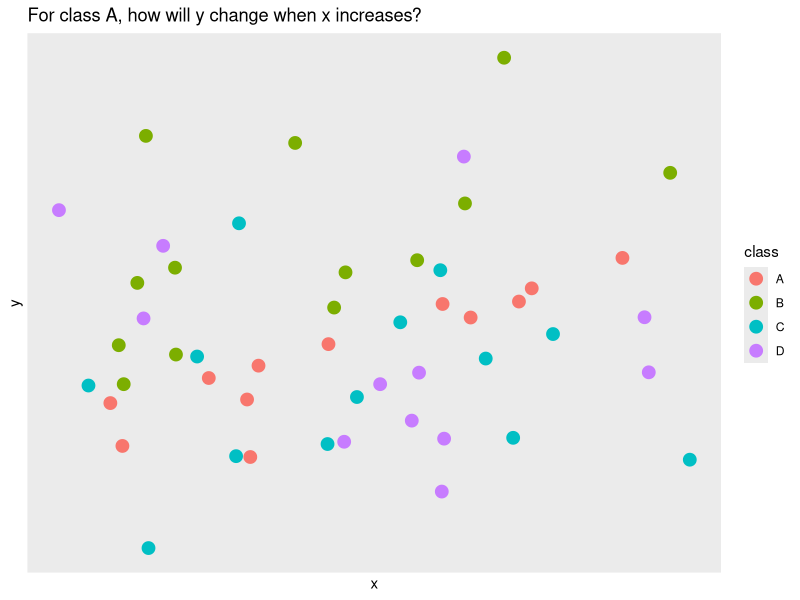

Here is the R script that generated this plot: (Note: this script raises an error after producing the figure.)
#---
# April 28, 2017
# Assignment 2 -- Draw graphs for MTurk experiment (general trend)
#---
library(tidyr)
library(tidyverse)
library(graphics)
set.seed(428)

# Generate a random N-item data frame, with x and y are normal distributed continuous variables,
# class is a categorical variable with 4 categories, while each category has nearly equal number of items
N <- 50
rData <- data.frame(x = rnorm(N), y = rnorm(N), class = c(1:N) %% 4)
rData$class <- factor(as.factor(rData$class), labels = c("A", "B", "C", "D"))

# General trend by color
# Positive association
rData$x <- rnorm(N)
rData$y <- rnorm(N)
rData$y <- ifelse(rData$class == "A", 0.6*rData$x + 0.3*rData$y, rData$y)
ggplot(rData) +
  geom_point(aes(x = x, y = y, color = class), size = 4) +
  labs(x = "x", y = "y", title = "For class A, how will y change when x increases?") +
  scale_x_continuous(breaks = NULL) +
  scale_y_continuous(breaks = NULL)
png(filename = "submissions/Liu_Guangyu/assignment2/graphs/color_slope_1.png")
plot(color_slope_1)
dev.off()

# Negative association
rData$x <- rnorm(N)
rData$y <- rnorm(N)
rData$y <- ifelse(rData$class == "B", -0.6*rData$x + 0.3*rData$y, rData$y)
color_slope_2 <- ggplot(rData) +
  geom_point(aes(x = x, y = y, color = class), size = 4) +
  labs(x = "x", y = "y", title = "For class B, how will y change when x increases?") +
  scale_x_continuous(breaks = NULL) +
  scale_y_continuous(breaks = NULL)
png(filename = "submissions/Liu_Guangyu/assignment2/graphs/color_slope_2.png")
plot(color_slope_2)
dev.off()

# None association
rData$x <- rnorm(N)
rData$y <- rnorm(N)
rData$y <- ifelse(rData$class == "C", 0.3*rData$y, rData$y)
color_slope_3 <- ggplot(rData) +
  geom_point(aes(x = x, y = y, color = class), size = 4) +
  labs(x = "x", y = "y", title = "For class C, how will y change when x increases?") +
  scale_x_continuous(breaks = NULL) +
  scale_y_continuous(breaks = NULL)
png(filename = "submissions/Liu_Guangyu/assignment2/graphs/color_slope_3.png")
plot(color_slope_3)
dev.off()

# General trend by shape
# Positive association
rData$x <- rnorm(N)
rData$y <- rnorm(N)
rData$y <- ifelse(rData$class == "D", 0.6*rData$x + 0.3*rData$y, rData$y)

shape_slope_1 <- ggplot(rData) +
  geom_point(aes(x = x, y = y, shape = class), size = 4) +
  labs(x = "x", y = "y", title = "For class D, how will y change when x increases?") +
  scale_x_continuous(breaks = NULL) +
  scale_y_continuous(breaks = NULL)
png(filename = "submissions/Liu_Guangyu/assignment2/graphs/shape_slope_1.png")
plot(shape_slope_1)
dev.off()

# Negative Association
rData$x <- rnorm(N)
rData$y <- rnorm(N)
rData$y <- ifelse(rData$class == "A", -0.6*rData$x + 0.3*rData$y, rData$y)
shape_slope_2 <- ggplot(rData) +
  geom_point(aes(x = x, y = y, shape = class), size = 4) +
  labs(x = "x", y = "y", title = "For class A, how will y change when x increases?") +
  scale_x_continuous(breaks = NULL) +
  scale_y_continuous(breaks = NULL)
png(filename = "submissions/Liu_Guangyu/assignment2/graphs/shape_slope_2.png")
plot(shape_slope_2)
dev.off()

# None association
rData$x <- rnorm(N)
rData$y <- rnorm(N)
rData$y <- ifelse(rData$class == "B", 0.3*rData$y, rData$y)
shape_slope_3 <- ggplot(rData) +
  geom_point(aes(x = x, y = y, shape = class), size = 4) +
  labs(x = "x", y = "y", title = "For class B, how will y change when x increases?") +
  scale_x_continuous(breaks = NULL) +
  scale_y_continuous(breaks = NULL)
png(filename = "submissions/Liu_Guangyu/assignment2/graphs/shape_slope_3.png")
plot(shape_slope_3)
dev.off()

# General trend by size
# Positive association
rData$x <- rnorm(N)
rData$y <- rnorm(N)
rData$y <- ifelse(rData$class == "C", 0.6*rData$x + 0.3*rData$y, rData_1$y)

size_slope_1 <- ggplot(rData) +
  geom_point(aes(x = x, y = y, size = class)) +
  labs(x = "x", y = "y", title = "For class C, how will y change when x increases?") +
  scale_x_continuous(breaks = NULL) +
  scale_y_continuous(breaks = NULL)
png(filename = "submissions/Liu_Guangyu/assignment2/graphs/size_slope_1.png")
plot(size_slope_1)
dev.off()

# Negative association
rData$x <- rnorm(N)
rData$y <- rnorm(N)
rData$y <- ifelse(rData$class == "D", -0.6*rData$x + 0.3*rData$y, rData$y)
size_slope_2 <- ggplot(rData) +
  geom_point(aes(x = x, y = y, size = class)) +
  labs(x = "x", y = "y", title = "For class D, how will y change when x increases?") +
  scale_x_continuous(breaks = NULL) +
  scale_y_continuous(breaks = NULL)
png(filename = "submissions/Liu_Guangyu/assignment2/graphs/size_slope_2.png")
plot(size_slope_2)
dev.off()

# None association
rData$x <- rnorm(N)
rData$y <- rnorm(N)
rData$y <- ifelse(rData$class == "A", 0.3*rData$y, rData$y)
size_slope_3 <- ggplot(rData) +
  geom_point(aes(x = x, y = y, size = class)) +
  labs(x = "x", y = "y", title = "For class A, how will y change when x increases?") +
  scale_x_continuous(breaks = NULL) +
  scale_y_continuous(breaks = NULL)
png(filename = "submissions/Liu_Guangyu/assignment2/graphs/size_slope_3.png")
plot(size_slope_3)
dev.off()

# General trend by shade
# Positive association
rData$x <- rnorm(N)
rData$y <- rnorm(N)
rData$y <- ifelse(rData$class == "B", 0.6*rData$x + 0.3*rData$y, rData$y)

shade_slope_1 <- ggplot(rData) +
  geom_point(aes(x = x, y = y, color = class), size = 4) +
  labs(x = "", y = "", title = "For class B, how will y change when x increases?") +
  scale_x_continuous(breaks = NULL) +
  scale_y_continuous(breaks = NULL) +
  scale_color_brewer(palette = "Blues")
png(filename = "submissions/Liu_Guangyu/assignment2/graphs/shade_slope_1.png")
plot(shade_slope_1)
dev.off()

# Negative association
rData$x <- rnorm(N)
rData$y <- rnorm(N)
rData$y <- ifelse(rData$class == "C", -0.6*rData$x + 0.3*rData$y, rData$y)
shade_slope_2 <- ggplot(rData) +
  geom_point(aes(x = x, y = y, color = class), size = 4) +
  labs(x = "", y = "", title = "For class C, how will y change when x increases?") +
  scale_x_continuous(breaks = NULL) +
  scale_y_continuous(breaks = NULL) +
  scale_color_brewer(palette = "Blues")
png(filename = "submissions/Liu_Guangyu/assignment2/graphs/shade_slope_2.png")
plot(shade_slope_2)
dev.off()

# None association
rData$x <- rnorm(N)
rData$y <- rnorm(N)
rData$y <- ifelse(rData$class == "D", 0.3*rData$y, rData$y)
shade_slope_3 <- ggplot(rData) +
  geom_point(aes(x = x, y = y, color = class), size = 4) +
  labs(x = "", y = "", title = "For class D, how will y change when x increases?") +
  scale_x_continuous(breaks = NULL) +
  scale_y_continuous(breaks = NULL) +
  scale_color_brewer(palette = "Blues")
png(filename = "submissions/Liu_Guangyu/assignment2/graphs/shade_slope_3.png")
plot(shade_slope_3)
dev.off()
